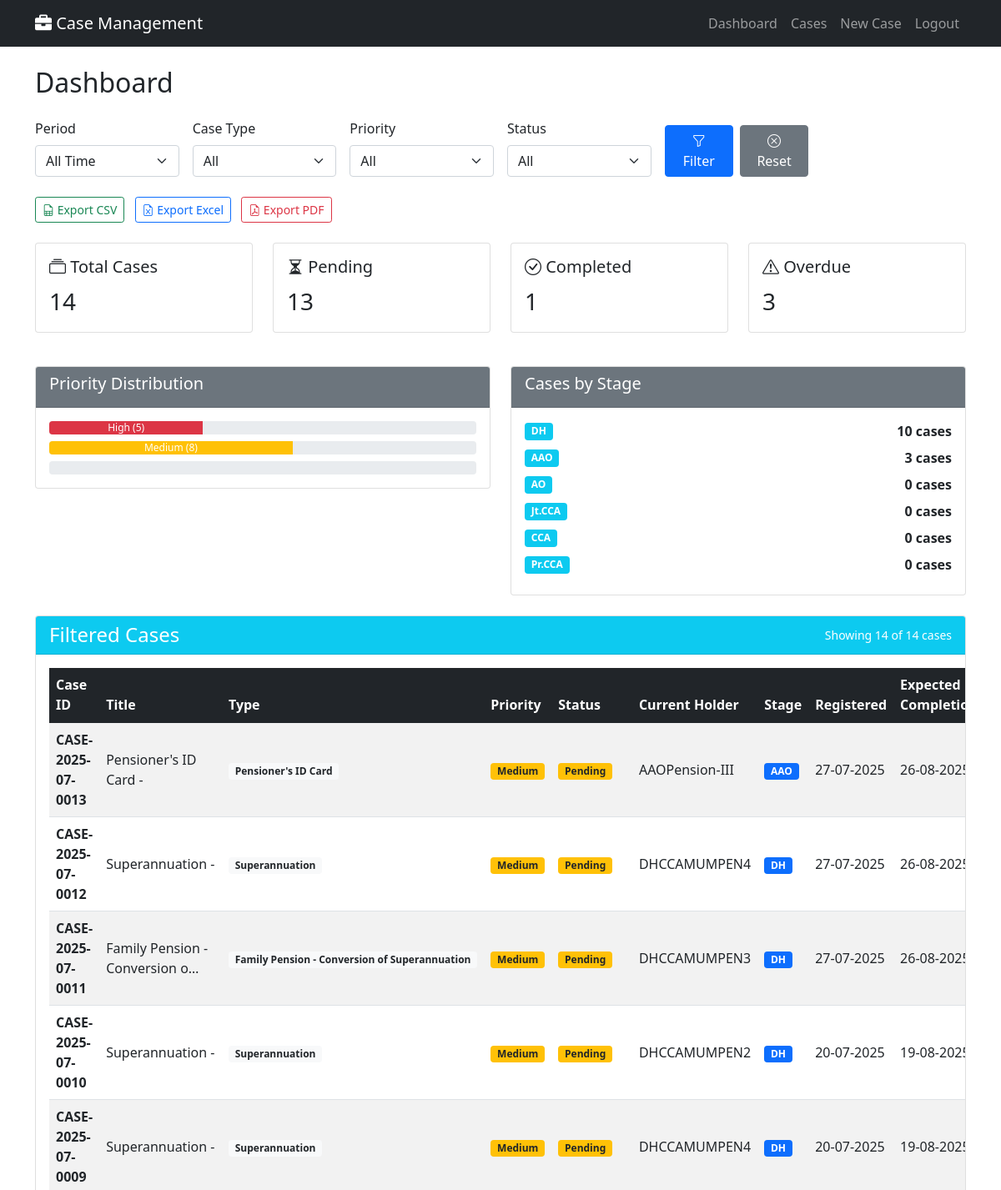
Before: / (signed in, upper part) with the older database file.
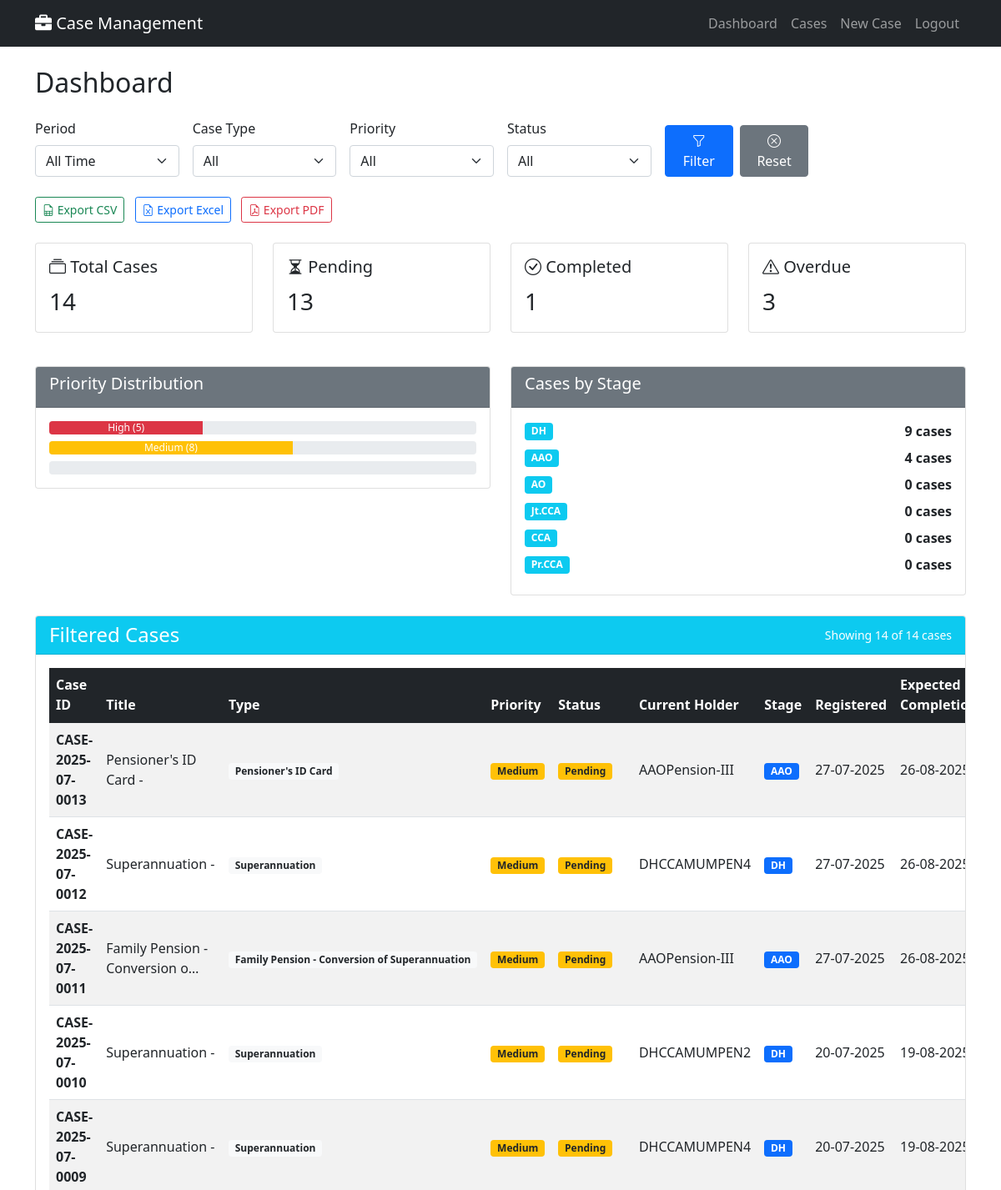
After: the same page with the newer database file.
### cases/models.py (models this page shows, shortened)
class Case(models.Model):
    PRIORITY_CHOICES = [
        ('High', 'High'),
        ('Medium', 'Medium'),
        ('Low', 'Low'),
    ]
    STATUS_COLORS = [
        ('Green', 'Green'),
        ('Orange', 'Orange'),
        ('Red', 'Red'),
        ('Blue', 'Blue'),
    ]
    MODE_OF_RECEIPT_CHOICES = [
        ('by_post', 'By Post'),
        ('by_hand', 'By Hand'),
        ('online', 'Online'),
        ('offline', 'Offline'),
        ('email', 'Email'),
        ('in_person', 'In Person'),
    ]
    TYPE_OF_CORRECTION_CHOICES = [
        ('change_of_address', 'Change Of Address'),
        ('change_dob_family', 'Change / Correction of DOB of Family Pensioner'),
        ('change_name', 'Change / Correction of Name of the Pensioner / Family Pensioner'),
        ('other', 'Other'),
    ]
    FRESH_COMPLIANCE_CHOICES = [
        ('fresh', 'Fresh Case'),
        ('compliance', 'Compliance'),
    ]
    TYPE_OF_EMPLOYEE_CHOICES = [
        ('MTNL_IDA', 'MTNL IDA'),
        ('MTNL_CDA', 'MTNL CDA'),
        ('DOT_CDA', 'DOT CDA'),
    ]
    TYPE_OF_PENSION_CHOICES = [
        ('MTNL-IDA', 'MTNL-IDA'),
        ('DOT-CDA', 'DOT-CDA'),
    ]
    TYPE_OF_PENSIONER_CHOICES = [
        ('Superannuation/VR', 'Superannuation / VR'),
        ('Family Pensioner', 'Family Pensioner'),
    ]
    case_id = models.CharField(max_length=50, unique=True, db_index=True)
    registration_date = models.DateTimeField(default=timezone.now)
    case_type = models.ForeignKey(CaseType, on_delete=models.CASCADE)
    sub_category = models.CharField(max_length=100)
    case_title = models.CharField(max_length=500)
    case_description = models.TextField()
    applicant_name = models.CharField(max_length=200)
    ppo_master = models.ForeignKey(PPOMaster, on_delete=models.SET_NULL, null=True, blank=True)
    priority = models.CharField(max_length=10, choices=PRIORITY_CHOICES, default='Medium')
    current_status = models.CharField(max_length=200)
    current_holder = models.ForeignKey(UserProfile, on_delete=models.CASCADE, related_name='current_cases')
    days_in_current_stage = models.IntegerField(default=0)
    total_days_pending = models.IntegerField(default=0)
    expected_completion = models.DateTimeField()
    actual_completion = models.DateTimeField(null=True, blank=True)
    status_color = models.CharField(max_length=10, choices=STATUS_COLORS, default='Green')
    is_completed = models.BooleanField(default=False)
    created_by = models.ForeignKey(User, on_delete=models.CASCADE, related_name='created_cases')
    last_updated_by = models.ForeignKey(User, on_delete=models.CASCADE, related_name='updated_cases')
    last_update_date = models.DateTimeField(auto_now=True)
    ppo_number = models.CharField(max_length=20, blank=True)
    name_pensioner = models.CharField(max_length=200, blank=True)
    mobile_number = models.CharField(max_length=15, blank=True)
    last_lc_done_date = models.DateField(null=True, blank=True)
    kyp_flag = models.BooleanField(default=False)
    mode_of_receipt = models.CharField(max_length=20, choices=MODE_OF_RECEIPT_CHOICES, blank=True)
    date_of_death = models.DateField(null=True, blank=True)
    name_claimant = models.CharField(max_length=200, blank=True)
    relationship = models.CharField(max_length=50, blank=True)
    service_book_enclosed = models.BooleanField(default=False)
    type_of_correction = models.CharField(max_length=30, choices=TYPE_OF_CORRECTION_CHOICES, blank=True)
    original_ppo_submitted = models.BooleanField(default=False)
    fresh_or_compliance = models.CharField(max_length=20, choices=FRESH_COMPLIANCE_CHOICES, blank=True)
    type_of_employee = models.CharField(max_length=20, choices=TYPE_OF_EMPLOYEE_CHOICES, blank=True)
    retiring_employee = models.ForeignKey('RetiringEmployee', on_delete=models.SET_NULL, null=True, blank=True)
    type_of_pension = models.CharField(max_length=20, choices=TYPE_OF_PENSION_CHOICES, blank=True)
    type_of_pensioner = models.CharField(max_length=30, choices=TYPE_OF_PENSIONER_CHOICES, blank=True)
    date_of_retirement = models.DateField(null=True, blank=True)
    objects = CaseManager()
    class Meta:
        ordering = ['-registration_date']
        indexes = [
            models.Index(fields=['case_id']),
            models.Index(fields=['ppo_number']),
            models.Index(fields=['current_holder', 'is_completed']),
            models.Index(fields=['priority', 'status_color']),
            models.Index(fields=['registration_date']),
        ]

class UserProfile(models.Model):
    ROLE_CHOICES = [
        ('DH', 'Dealing Hand'),
        ('AAO', 'Assistant Accounts Officer'),
        ('AO', 'Accounts Officer'),
        ('Dy.CCA', 'Deputy Chief Controller of Accounts'),
        ('Jt.CCA', 'Joint Chief Controller of Accounts'),
        ('CCA', 'Chief Controller of Accounts'),
        ('Pr.CCA', 'Principal Chief Controller of Accounts'),
        ('ADMIN', 'Administrator'),
    ]
    user = models.OneToOneField(User, on_delete=models.CASCADE)
    role = models.CharField(max_length=10, choices=ROLE_CHOICES)
    phone = models.CharField(max_length=15, blank=True)
    department = models.CharField(max_length=100, blank=True)
    is_active_holder = models.BooleanField(default=True)

class CaseType(models.Model):
    WORKFLOW_TYPES = [
        ('Type_A', 'Type A: DH → AAO → AO'),
        ('Type_B', 'Type B: DH → AAO → AO → Jt.CCA'),
        ('Type_C', 'Type C: DH → AAO → AO → Jt.CCA → CCA'),
        ('Type_Extended', 'Type Extended: DH → AAO → AO → Dy.CCA → Jt.CCA → CCA → Pr.CCA'),
    ]
    PRIORITY_CHOICES = [
        ('High', 'High'),
        ('Medium', 'Medium'),
        ('Low', 'Low'),
    ]
    name = models.CharField(max_length=100, unique=True)
    sub_categories = models.TextField(help_text="Comma-separated sub-categories")
    priority = models.CharField(max_length=10, choices=PRIORITY_CHOICES, default='Medium')
    expected_days = models.IntegerField(default=30)
    workflow_type = models.CharField(max_length=20, choices=WORKFLOW_TYPES, default='Type_A')
    is_active = models.BooleanField(default=True)

### cases/views.py (the view)
# urls.py: path('', views.dashboard, name='dashboard'),
@login_required
def dashboard(request):
    user_profile = get_object_or_404(UserProfile, user=request.user)
    ALLOWED_ROLES_FOR_OVERALL = ['AO', 'Jt.CCA', 'CCA', 'Pr.CCA', 'ADMIN']
    show_overall = user_profile.role in ALLOWED_ROLES_FOR_OVERALL
    cases = Case.objects.all()
    filter_period = request.GET.get('period', '')
    filter_case_type = request.GET.get('case_type', '')
    filter_priority = request.GET.get('priority', '')
    filter_status = request.GET.get('status', '')
    start_date = request.GET.get('start_date', '')
    end_date = request.GET.get('end_date', '')
    now = timezone.now()
    if filter_period == 'today':
        cases = cases.filter(registration_date__date=now.date())
    elif filter_period == 'this_week':
        week_start = now - timedelta(days=now.weekday())
        cases = cases.filter(registration_date__date__gte=week_start.date())
    elif filter_period == 'this_month':
        cases = cases.filter(registration_date__month=now.month, registration_date__year=now.year)
    elif filter_period == 'this_year':
        cases = cases.filter(registration_date__year=now.year)
    elif filter_period == 'custom' and start_date and end_date:
        cases = cases.filter(registration_date__date__gte=start_date, registration_date__date__lte=end_date)
    if filter_case_type:
        cases = cases.filter(case_type_id=filter_case_type)
    if filter_priority:
        cases = cases.filter(priority=filter_priority)
    if filter_status == 'pending':
        cases = cases.filter(is_completed=False)
    elif filter_status == 'completed':
        cases = cases.filter(is_completed=True)
    elif filter_status == 'overdue':
        cases = cases.filter(is_completed=False, expected_completion__lt=now)
    filtered_cases = cases.order_by('-registration_date')[:100]  # Limit for performance
    total_cases = cases.count()
    pending_cases = cases.filter(is_completed=False).count()
    completed_cases = cases.filter(is_completed=True).count()
    overdue_cases = cases.filter(is_completed=False, expected_completion__lt=now).count()
    high_priority = cases.filter(priority='High', is_completed=False).count()
    medium_priority = cases.filter(priority='Medium', is_completed=False).count()
    low_priority = cases.filter(priority='Low', is_completed=False).count()
    recent_cases = cases.order_by('-registration_date')[:10]
    stage_stats = {}
    for stage in ['DH', 'AAO', 'AO', 'Jt.CCA', 'CCA', 'Pr.CCA']:
        stage_stats[stage] = cases.filter(current_holder__role=stage, is_completed=False).count()
    my_cases = Case.objects.filter(current_holder=user_profile, is_completed=False)
    context = {
        'user_profile': user_profile,
        'show_overall': show_overall,
        'case_types': CaseType.objects.all(),
        'filtered_cases': filtered_cases,
        'filter_period': filter_period,
        'filter_case_type': filter_case_type,
        'filter_priority': filter_priority,
        'filter_status': filter_status,
        'start_date': start_date,
        'end_date': end_date,
        'now': now,
        'total_cases': total_cases,
        'pending_cases': pending_cases,
        'completed_cases': completed_cases,
        'overdue_cases': overdue_cases,
        'high_priority': high_priority,
        'medium_priority': medium_priority,
        'low_priority': low_priority,
        'recent_cases': recent_cases,
        'stage_stats': stage_stats,
        'my_cases': my_cases,
    }
    return render(request, 'cases/dashboard.html', context)

### cases/models.py (called while the page is built)
    def get_queryset(self):
        return CaseQuerySet(self.model, using=self._db)

### templates/cases/dashboard.html (shortened to what the changed rows need)
{% extends 'base.html' %}
{% load static %}
{% block content %}
<link rel="stylesheet" href="https://cdn.jsdelivr.net/npm/bootstrap-icons@1.10.5/font/bootstrap-icons.css">
<h2 class="mb-4">Dashboard</h2>
{% if show_overall %}
  <div class="row mb-4">
    <div class="col-md-6">
      <div class="card">
        <div class="card-body">
          {% for stage, count in stage_stats.items %}
            <div class="d-flex justify-content-between align-items-center mb-2">
              <span class="badge bg-info">{{ stage }}</span>
              <span class="fw-bold">{{ count }} cases</span>
            </div>
          {% endfor %}
        </div>
      </div>
    </div>
  </div>
  <div class="card mb-4">
    <div class="card-body table-responsive">
      <table class="table table-striped table-hover align-middle">
        <thead class="table-dark">
          <tr>
            <th>Case ID</th>
            <th>Title</th>
            <th>Type</th>
            <th>Priority</th>
            <th>Status</th>
            <th>Current Holder</th>
            <th>Stage</th>
            <th>Registered</th>
            <th>Expected Completion</th>
          </tr>
        </thead>
        <tbody>
          {% for case in filtered_cases %}
            <tr>
              <td><strong>{{ case.case_id }}</strong></td>
              <td>{{ case.case_title|truncatechars:30 }}</td>
              <td><span class="badge bg-light text-dark">{{ case.case_type.name }}</span></td>
              <td>
                <span class="badge
                  {% if case.priority == 'High' %}bg-danger
                  {% elif case.priority == 'Medium' %}bg-warning text-dark
                  {% else %}bg-success
                  {% endif %}">
                  {{ case.priority }}
                </span>
              </td>
              <td>
                <span class="badge
                  {% if case.is_completed %}bg-success
                  {% elif case.expected_completion and case.expected_completion < now %}bg-danger
                  {% else %}bg-warning text-dark
                  {% endif %}">
                  {% if case.is_completed %}Completed
                  {% elif case.expected_completion and case.expected_completion < now %}Overdue
                  {% else %}Pending
                  {% endif %}
                </span>
              </td>
              <td>{{ case.current_holder.user.get_full_name|default:case.current_holder.user.username }}</td>
              <td><span class="badge bg-primary">{{ case.current_holder.role }}</span></td>
              <td>{{ case.registration_date|date:"d-m-Y" }}</td>
              <td>
                {% if case.expected_completion %}
                  {{ case.expected_completion|date:"d-m-Y" }}
                {% else %}
                  <span class="text-muted">Not set</span>
                {% endif %}
              </td>
            </tr>
          {% endfor %}
        </tbody>
      </table>
    </div>
  </div>
{% endif %}
{% endblock %}

Changed rows visible on the page:
changed Case "CASE-2025-07-0011": current_holder.user.get_full_name "DHCCAMUMPEN3" → "AAOPension-III"; current_holder.role "DH" → "AAO"
Other visible differences:
new list line: "DH 9 cases"
new list line: "AAO 4 cases"
list line gone: "DH 10 cases"
list line gone: "AAO 3 cases"
